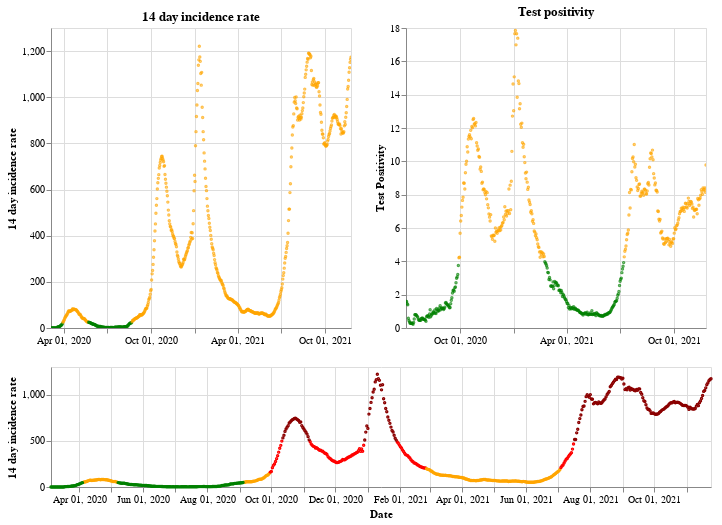

This figure's notebook cell:
### Markdown cell above
## Northern Ireland

### Code cell
plot_traffic_light('Northern Ireland')

### Figure 1 — Vega-Lite specification as saved in the notebook (floating-point values rounded to 4 significant figures; data arrays with more than 128 entries replaced by an {"elided": "..."} marker saying what was removed)
{"config": {"view": {"continuousWidth": 400, "continuousHeight": 300}}, "vconcat": [{"hconcat": [{"mark": {"type": "point", "size": 2}, "encoding": {"color": {"condition": {"value": "green", "test": "(datum.twoWeeklyCasesRate <= 25)"}, "value": "orange"}, "tooltip": [{"type": "nominal", "field": "areaName"}, {"type": "temporal", "field": "date"}, {"type": "quantitative", "field": "twoWeeklyCasesRate"}, {"type": "quantitative", "field": "testPositivity"}], "x": {"type": "temporal", "axis": {"title": ""}, "field": "date", "scale": {"domain": {"selection": "DateBrush"}}, "timeUnit": "yearmonthdate"}, "y": {"type": "quantitative", "axis": {"title": "14 day incidence rate"}, "field": "twoWeeklyCasesRate"}}, "title": "14 day incidence rate", "width": 300}, {"mark": {"type": "point", "size": 2}, "encoding": {"color": {"condition": {"value": "green", "test": "(datum.testPositivity <= 4)"}, "value": "orange"}, "tooltip": [{"type": "nominal", "field": "areaName"}, {"type": "temporal", "field": "date"}, {"type": "quantitative", "field": "twoWeeklyCasesRate"}, {"type": "quantitative", "field": "testPositivity"}], "x": {"type": "temporal", "axis": {"title": ""}, "field": "date", "scale": {"domain": {"selection": "DateBrush"}}, "timeUnit": "yearmonthdate"}, "y": {"type": "quantitative", "axis": {"title": "Test Positivity"}, "field": "testPositivity"}}, "title": "Test positivity", "width": 300}]}, {"layer": [{"mark": {"type": "point", "size": 2}, "encoding": {"color": {"condition": {"value": "orange", "test": "(((datum.testPositivity < 4) && (datum.twoWeeklyCasesRate >= 50)) && (datum.twoWeeklyCasesRate < 200))"}, "value": "red"}, "opacity": {"condition": {"value": 1, "test": "((datum.twoWeeklyCasesRate >= 50) && (datum.twoWeeklyCasesRate < 500))"}, "value": 0}, "tooltip": [{"type": "nominal", "field": "areaName"}, {"type": "temporal", "field": "date"}, {"type": "quantitative", "field": "twoWeeklyCasesRate"}, {"type": "quantitative", "field": "testPositivity"}], "x": {"type": "temporal", "axis": {"title": "Date"}, "field": "date", "timeUnit": "yearmonthdate"}, "y": {"type": "quantitative", "axis": {"title": "14 day incidence rate"}, "field": "twoWeeklyCasesRate"}}, "selection": {"DateBrush": {"type": "interval", "encodings": ["x"], "fields": ["Time"]}}}, {"mark": {"type": "point", "size": 2}, "encoding": {"color": {"value": "darkred"}, "opacity": {"condition": {"value": 1, "test": "(datum.twoWeeklyCasesRate >= 500)"}, "value": 0}, "tooltip": [{"type": "nominal", "field": "areaName"}, {"type": "temporal", "field": "date"}, {"type": "quantitative", "field": "twoWeeklyCasesRate"}, {"type": "quantitative", "field": "testPositivity"}], "x": {"type": "temporal", "axis": {"title": "Date"}, "field": "date", "timeUnit": "yearmonthdate"}, "y": {"type": "quantitative", "axis": {"title": "14 day incidence rate"}, "field": "twoWeeklyCasesRate"}}}, {"mark": {"type": "point", "size": 2}, "encoding": {"color": {"condition": {"value": "green", "test": "((datum.testPositivity < 4) && (datum.twoWeeklyCasesRate < 50))"}, "value": "orange"}, "opacity": {"condition": {"value": 1, "test": "(datum.twoWeeklyCasesRate < 50)"}, "value": 0}, "tooltip": [{"type": "nominal", "field": "areaName"}, {"type": "temporal", "field": "date"}, {"type": "quantitative", "field": "twoWeeklyCasesRate"}, {"type": "quantitative", "field": "testPositivity"}], "x": {"type": "temporal", "axis": {"title": "Date"}, "field": "date", "timeUnit": "yearmonthdate"}, "y": {"type": "quantitative", "axis": {"title": "14 day incidence rate"}, "field": "twoWeeklyCasesRate"}}}], "height": 120, "width": 660}], "data": {"name": "data-8e26facb661a7c32e5e7a3f78391d3fb"}, "$schema": "https://vega.github.io/schema/vega-lite/v4.8.1.json", "datasets": {"data-8e26facb661a7c32e5e7a3f78391d3fb": {"elided": "630 records"}}}
